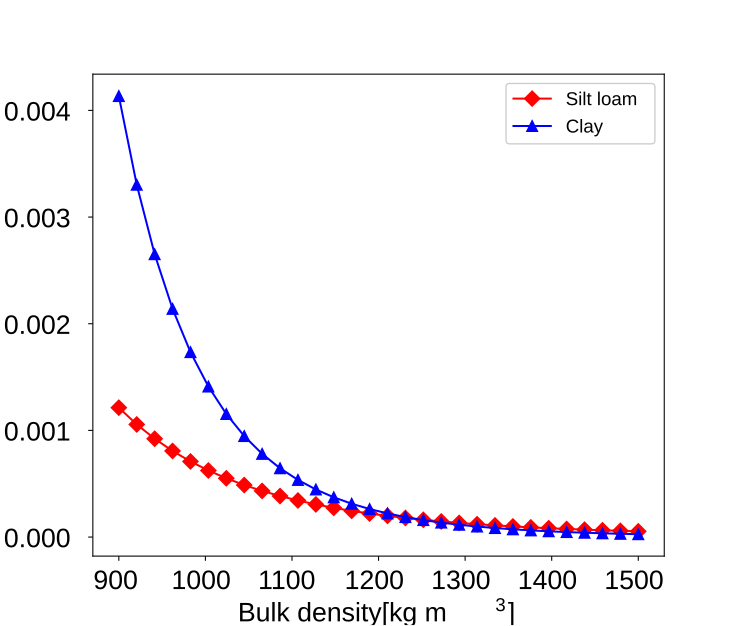

Recreate this plot in Python.
#PSP_unsaturatedConductivity.py
from __future__ import print_function
from PSP_readDataFile import readDataFile
import matplotlib.pyplot as plt
import numpy as np
import math

NODATA = -9999

def ComputeKs(rhob,b,my,mt):
    Kvalue=4.0e-3*(1.3e3/rhob)**(1.3e0*b)*np.exp(-6.9e0*my-3.7e0*mt)
    return Kvalue

def main():

#-- Define the parameters for Eq. (6.35) ----------------#    
#-- For silt loam -----------
    btl=4.7e0
    mytl=0.15e0
    mttl=0.65e0

#-- For clay ------------
    by=7.6e0
    myy=0.20e0
    mty=0.60e0

    rhomin=900.0
    rhomax=1500.0
    rhob1=np.linspace(rhomin,rhomax,30)
    np1=len(rhob1)#Number of conditons on bulk density

    conductivity = np.zeros([np1,2],float)

    for ii in range(2):
        if ii==0 :
            b1=btl
            my1=mytl
            mt1=mttl
        elif ii==1 :
            b1=by
            my1=myy
            mt1=mty
                
        for i in range(np1):
            conductivity[i,ii] = ComputeKs(rhob1[i], b1, my1, mt1)
    
    plt.figure(figsize=(10,8))        
    plt.plot (rhob1, conductivity[:,0], 'rD-', ms=8, label="Silt loam")
    plt.plot (rhob1, conductivity[:,1], 'b^-', ms=8, label="Clay")
    plt.xlabel('Bulk density[kg m$^{-3}$]',fontsize=20,labelpad=2)
    plt.ylabel('Hydraulic Conductivity [kg s m$^{-3}$]',fontsize=20,labelpad=2)
    plt.tick_params(axis='both', which='major', labelsize=20,pad=6)
    plt.tick_params(axis='both', which='minor', labelsize=20,pad=6)
    plt.legend(loc='best',fontsize=14)
    plt.show()   
        
main()
